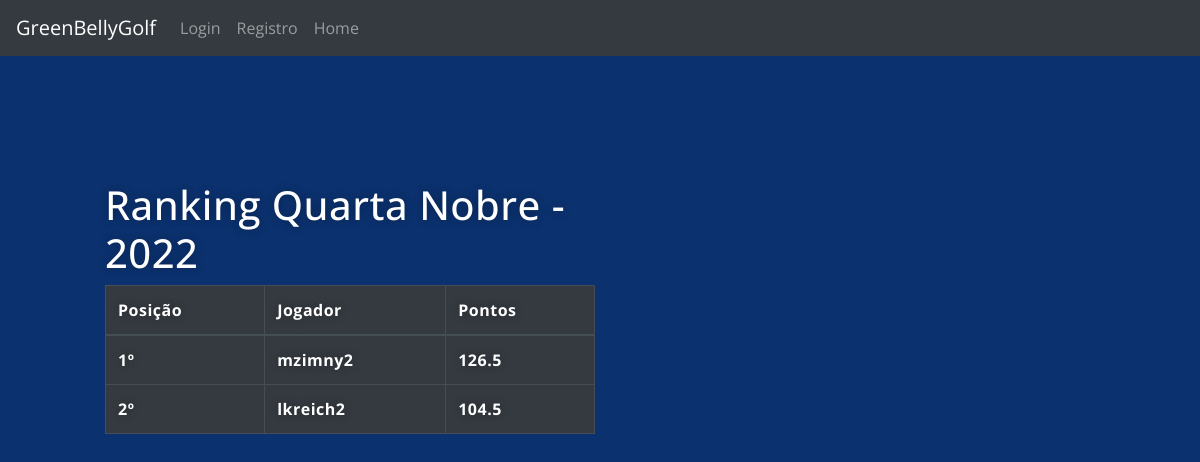
/torneio/apuracao/ranking, run on the app's committed database.
### main.py (models this page shows)
class Ranking(db.Model):
    id = db.Column(db.Integer, primary_key=True)
    clube_id = db.Column(db.Integer)
    player_id = db.Column(db.String(100))
    ranking_id = db.Column(db.String(100))
    pontos = db.Column(db.Integer)
    torneio_id = db.Column(db.String(1000))

### main.py (the view)
@ app.route('/torneio/apuracao/ranking')
def view_ranking():
    rows = Ranking.query.filter(
        Ranking.pontos > 0).order_by(Ranking.pontos.desc()).all()
    p = Player.query.all()
    return render_template('ranking.html', rows=rows, p=p)

### templates/ranking.html (shortened to what this page needs)
{% extends "base.html" %}
{% block content %}
<div class="box_left">
    <div class="jog_cad">
        <h1 style="padding-top:50px">Ranking Quarta Nobre - 2022</h1>
        <table class="table table-dark table-bordered ">
            <thead class="thead-dark">
                <tr>
                    <th scope="col">Posição</th>
                    <th scope="col">Jogador</th>
                    <th scope="col">Pontos</th>
                </tr>
            </thead>
            <tbody>
                {% for row in rows %}
                <tr>
                    <th scope="row">{{loop.index}}º</th>
                    <th scope="row">{{row.player_id}}
                    </th>
                    <th scope="row">{{row.pontos}}</th>
                    {% endfor %}
            </tbody>
    </div>
</div>
{% endblock %}

### static/css/styles.css (style rules this page uses)
* { -webkit-box-sizing: border-box; -moz-box-sizing: border-box; -ms-box-sizing: border-box; -o-box-sizing: border-box; box-sizing: border-box; }
html { height: 100%; margin: auto; }
body { margin: auto; height: 100%; font-family: 'Open Sans', sans-serif; background: #0b316e; }
.box_left { position: relative; top: 5%; left: 5%; margin: 10px 0 0 10px; width: 500px; height: 300px; color: #fff; text-shadow: 0 0 10px rgba(0, 0, 0, 0.3); letter-spacing: 0.5px; text-align: center; }
.jog_cad { position: relative; left: 5%; margin: 35px 0 0 10px; width: fit-content; height: 300px; color: #fff; text-shadow: 0 0 10px rgba(0, 0, 0, 0.3); letter-spacing: 0.5px; text-align: left; }

### data on the page
Ranking: player_id "mzimny2", pontos "126.5"
Ranking: player_id "lkreich2", pontos "104.5"
